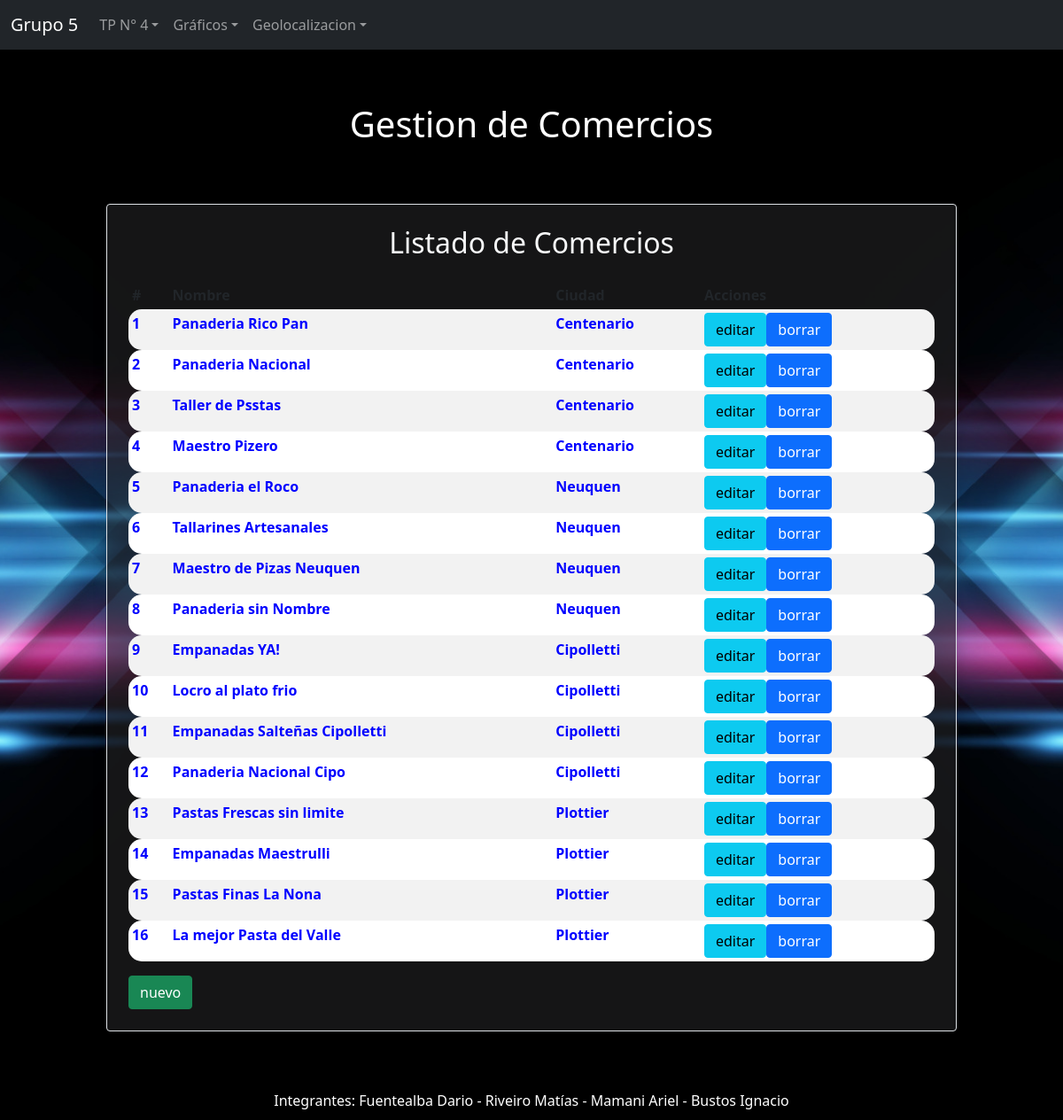
Screenshot of /Vista/comercio/index.php with the database file from the repository.
### tables this page shows
CREATE TABLE comercio (
  com_id int(6) NOT NULL PRIMARY KEY,
  com_nombre varchar(30),
  ciu_id int(3)
);

CREATE TABLE ciudad (
  ciu_id int(3) NOT NULL PRIMARY KEY,
  ciu_nombre varchar(30) NOT NULL
);

### Vista/comercio/accion.php (called while the page is built, shortened)
<?php
$titulo = " Gestion de Comercios";
include_once("../Estructura/header.php");
$objTrans = new AbmComercio();
if (isset($datos['accion'])){
    if($datos['accion']=='listar'){
        $lista = $objTrans->buscar(null);
}
}
?>

### Util/funciones.php (called while the page is built, shortened)
<?php
spl_autoload_register(function ($class_name){
    $directorys = array(
        $GLOBALS['ROOT'].'Modelo/',
        $GLOBALS['ROOT'].'Modelo/Conector/',
        $GLOBALS['ROOT'].'Control/'
        );
});
?>

### Modelo/Conector/BaseDatos.php (called while the page is built, shortened)
<?php
class BaseDatos extends PDO {
  	private $conec;
  	private $indice;
  	private $resultado;
    public function __construct(){
        $this->indice =0;
        try {
           $this->conec=true;
        }catch (PDOException $e) {
            $this->sql = $e->getMessage();
            $this->conec=false;
        }
    }
    public function Iniciar(){
        return $this->getConec();
    }
    public function getConec(){
        return $this->conec;
    }
    public function setSQL($e){
        return "\n".$this->sql = $e;
    }
    public function Ejecutar($sql){
        if ( stristr($sql,"select")){
            $resp =  $this->EjecutarSelect($sql);
        }
        return $resp;
   }
   private function EjecutarSelect($sql){
       $cant = -1;
       $resultado=parent::query($sql);
       if(!$resultado){
           $this->analizarDebug();
       }else {
          $arregloResult = $resultado->fetchAll();
          $cant = count($arregloResult);
       }
       return $cant;
   }
   public function Registro() {
       $filaActual = false;
       $indiceActual = $this->getIndice();
       if ($indiceActual>=0) {
           $filas = $this->getResultado();
           if($indiceActual<count($filas)){
               $filaActual =  $filas[$indiceActual];
           }else {
               $this->setIndice(-1);
           }
       }
       return $filaActual;
   }
   private function setIndice ($valor){
       $this->indice = $valor;
   }
   private function getIndice (){
       return $this->indice;
   }
   private function setResultado($valor){
       $this->resultado = $valor;
   }
   private function getResultado(){
      return $this->resultado;
   }
}

### Modelo/Comercio.php (called while the page is built, shortened)
<?php
class Comercio {
    private $id;
    private $nombre;
    private $objCiudad;
    public function __construct(){
        $this->id = "";
        $this->nombre = "";
        $this->objCiudad = new Ciudad();
    }
    public function getid(){
        return $this->id;
    }
    public function setid($valor){
        $this->id = $valor;
    }
    public function getnombre(){
        return $this->nombre;
    }
    public function setNombre($valor){
        $this->nombre = $valor;
    }
    public function getobjCiudad(){
        return $this->objCiudad;
    }
    public function setobjCiudad($obj){
        $this->objCiudad = $obj;
    }
    public static function listar($parametro=""){
        $arreglo = array();
        $base = new BaseDatos();
        $sql = "SELECT * FROM comercio ";
        if ($parametro != "") {
            $sql .= " WHERE " .$parametro;
        }
        $res = $base->Ejecutar($sql);
        if($res > -1){
            if($res > 0){
                while ($row = $base->Registro()){
                    $obj = new Comercio();
                    $objCiudad = new Ciudad();
                    $objCiudad->setid( $row['ciu_id']);
                    $objCiudad->buscar($row['ciu_id']);
                    $obj->setear($row['com_id'], $row['com_nombre'],  $objCiudad);
                    array_push($arreglo, $obj);
                }
            }
        }else{
            self::setmensajeoperacion("Comercio->listar: ".$base->getError());
        }
        return $arreglo;
    }
}
?>

### Control/AbmComercio.php (called while the page is built, shortened)
<?php
class AbmComercio{
    public function buscar($param){
        $where = " true ";
        $arreglo = Comercio::listar($where);
        return $arreglo;
    }
}
?>

### Modelo/Ciudad.php (called while the page is built, shortened)
<?php
class Ciudad {
    private $ciu_nombre;
    public function __construct(){
        $this->ciu_nombre = "";
    }
    public function getNombre(){
        return $this->ciu_nombre;
    }
    public function setNombre($valor){
        $this->ciu_nombre = $valor;
    }
    public function buscar($ciu_id){
        $base = new BaseDatos();
        $exito = false;
        $sql = "Select * from ciudad where ciu_id = " . $ciu_id;
        if($base ->Iniciar()){
            if($base->Ejecutar($sql)){
                if($row = $base->Registro()){
                    $exito = true;
                }
            }
        }
        return $exito;
    }
}
?>

### Vista/comercio/index.php (the view, shortened to what this page needs)
<?php
include_once("../Estructura/header.php");
include_once("accion.php");
?>
<div class="divtitulo">
    <h1><?php echo $titulo;?></h1>
</div>
<div class="container_auto mt-3 mt-5 p-4 border rounded shadow text-light">
  <div class="text-center mb-4">
    <h2>Listado de Comercios</h2>
  </div>
    <div class="table-responsive">
        <table class="table table-striped table-sm">
            <thead>
            <tr>
                <th scope="col">#</th>
                <th scope="col">Nombre</th>
                <th scope="col">Ciudad</th>
                <th scope="col">Acciones</th>
            </tr>
            </thead>
            <tbody>
    <?php
    if(count($lista)>0){
        foreach ($lista as $comercio) {
            echo '<tr><td>'.$comercio->getid().'</td>';
            echo '<td>'.$comercio->getNombre().'</td>';
            echo '<td>'.$comercio->getobjCiudad()->getNombre().'</td>';
            echo '<td><a class="btn btn-info" role="button" href="editar.php?accion=editar&com_id='.$comercio->getid().'">editar</a>';
            echo '<a class="btn btn-primary" role="button" href="editar.php?accion=borrar&com_id='.$comercio->getid().'">borrar</a></td></tr>';
        }
    }
    ?>
            </tbody>
        </table>
    </div>
    <div class="row float-right">
        <div class="col-md-12 float-right">
            <a class="btn btn-success" role="button" href="editar.php?accion=nuevo">nuevo</a>
        </div>
    </div>
</div>
<?php
include_once("../Estructura/footer.php");
?>

### Vista/Estructura/header.php (shortened to what this page needs)
<!DOCTYPE html>
<html lang="en">
<head>
  <?php  include_once "links.php"; ?>
</head>
<body>
  <?php include_once "menu.php"; ?>

### Vista/Estructura/links.php (shortened to what this page needs)
<link rel="stylesheet" href="../Librerias/bootstrap5/css/bootstrap.min.css">
<link rel="stylesheet" href="../Librerias/node_modules/bootstrap-icons/font/bootstrap-icons.css">
<link rel="stylesheet" type="text/css" href="../css/estilos.css">

### Vista/Estructura/menu.php (shortened to what this page needs)
<nav class="navbar navbar-expand-sm bg-dark navbar-dark ">
  <div class="container-fluid">
    <a class="navbar-brand" href="../Inicio/principal.php">Grupo 5</a>
    <div class="collapse navbar-collapse" id="collapsibleNavbar">
      <ul class="navbar-nav">
        <li class="nav-item dropdown">
          <a class="nav-link dropdown-toggle" href="#" role="button" data-bs-toggle="dropdown">TP N° 4</a>
        </li>
        <li class="nav-item dropdown">
          <a class="nav-link dropdown-toggle" href="#" role="button" data-bs-toggle="dropdown">Gr&aacute;ficos</a>
        </li>
        <li class="nav-item dropdown">
          <a class="nav-link dropdown-toggle" href="#" role="button" data-bs-toggle="dropdown">Geolocalizacion</a>
        </li>
      </ul>
    </div>
  </div>
</nav>

### Vista/Estructura/footer.php (shortened to what this page needs)
</body>
<footer>
    <div class="footer">
        Integrantes: Fuentealba Dario - Riveiro Mat&iacute;as - Mamani Ariel - Bustos Ignacio
    </div>
</footer>
</html>

### Vista/css/estilos.css (style rules this page uses)
body { padding-bottom: 100px; background-image: url(../../Archivos/flechas.jpg); background-size: cover; background-repeat: no-repeat; background-position: center; }
.container_auto, .container_persona { color: white; font-weight: bold; margin-top: 5px; width: 80%; margin-left: 10%; padding: 5px; text-align: justify; background-color: rgba(42, 42, 44, 0.5); border-radius: 15px; }
.table-striped tbody tr td:first-child { border-top-left-radius: 15px; border-bottom-left-radius: 15px; overflow: hidden; }
.table-striped tbody tr td:last-child { border-top-right-radius: 15px; border-bottom-right-radius: 15px; overflow: hidden; }
.table-striped { border-collapse: separate; border-spacing: 0; }
.table-striped td { border: none; }
.table-striped th { border: none; }
.table-striped tbody tr { color: blue; }
.table-striped tbody tr:nth-of-type(odd) { background-color: white; color: blue; }
.table-striped tbody tr:nth-of-type(even) { background-color: white; color: blue; }
.footer { padding: 10px; position: fixed; left: 0; bottom: 0; width: 100%; background-color: black; color: white; text-align: center; }
.divtitulo { background-color: transparent; color: white; font-weight: bold; width: 100%; margin: 0; padding: 10px; padding-top: 5%; text-align: center; box-sizing: border-box; }

### rows the page displays
comercio: com_id "1", com_nombre "Panaderia Rico Pan", ciu.ciu_nombre "Centenario"
comercio: com_id "2", com_nombre "Panaderia Nacional", ciu.ciu_nombre "Centenario"
comercio: com_id "3", com_nombre "Taller de Psstas", ciu.ciu_nombre "Centenario"
comercio: com_id "4", com_nombre "Maestro Pizero", ciu.ciu_nombre "Centenario"
comercio: com_id "5", com_nombre "Panaderia el Roco", ciu.ciu_nombre "Neuquen"
comercio: com_id "6", com_nombre "Tallarines Artesanales", ciu.ciu_nombre "Neuquen"
comercio: com_id "7", com_nombre "Maestro de Pizas Neuquen", ciu.ciu_nombre "Neuquen"
comercio: com_id "8", com_nombre "Panaderia sin Nombre", ciu.ciu_nombre "Neuquen"
comercio: com_id "9", com_nombre "Empanadas YA!", ciu.ciu_nombre "Cipolletti"
comercio: com_id "10", com_nombre "Locro al plato frio", ciu.ciu_nombre "Cipolletti"
comercio: com_id "11", com_nombre "Empanadas Salteñas Cipolletti", ciu.ciu_nombre "Cipolletti"
comercio: com_id "12", com_nombre "Panaderia Nacional Cipo", ciu.ciu_nombre "Cipolletti"
comercio: com_id "13", com_nombre "Pastas Frescas sin limite", ciu.ciu_nombre "Plottier"
comercio: com_id "14", com_nombre "Empanadas Maestrulli", ciu.ciu_nombre "Plottier"
comercio: com_id "15", com_nombre "Pastas Finas La Nona", ciu.ciu_nombre "Plottier"
comercio: com_id "16", com_nombre "La mejor Pasta del Valle", ciu.ciu_nombre "Plottier"

### other values shown
$titulo "Gestion de Comercios"
